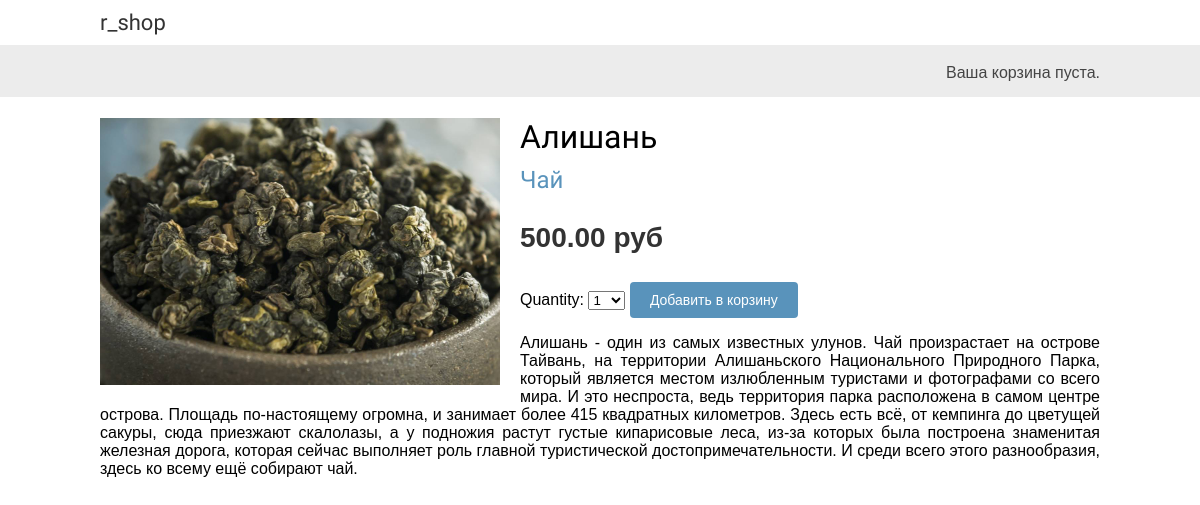
/1/alishan/, run on the app's committed database.
### shop/models.py (models this page shows, shortened)
class Product(models.Model):
    category = models.ForeignKey(Category, related_name='products', on_delete=models.CASCADE, verbose_name='Категория')
    name = models.CharField(max_length=200, verbose_name='Наименование')
    slug = models.SlugField(max_length=200)
    image = models.ImageField(upload_to='products/%Y/%m/%d', blank=True, verbose_name='Изображение')
    description = models.TextField(blank=True)
    price = models.DecimalField(max_digits=10, decimal_places=2, verbose_name='Цена')
    available = models.BooleanField(default=True, verbose_name='Наличие')
    created = models.DateTimeField(auto_now_add=True, verbose_name='Создан')
    updated = models.DateTimeField(auto_now=True, verbose_name='Обновлен')
    class Meta:
        ordering = [
            'name'
        ]
        indexes = [
            models.Index(fields=['id', 'slug']),
            models.Index(fields=['name']),
            models.Index(fields=['-created']),
        ]
        verbose_name = 'Продукт'
        verbose_name_plural = 'Продукты'

class Category(models.Model):
    name = models.CharField(max_length=200, verbose_name='Имя категории')
    slug = models.SlugField(max_length=200, unique=True)
    class Meta:
        ordering = [
            'name'
        ]
        indexes = [
            models.Index(fields=['name']),
        ]
        verbose_name = 'Категория'
        verbose_name_plural = 'Категории'
    def __str__(self):
        return self.name
    def get_absolute_url(self):
        return reverse('shop:product_list_by_category', args=[self.slug])

### shop/views.py (the view)
# urls.py: path('<int:id>/<slug:slug>/', views.product_detail, name='product_detail'),
def product_detail(request, id, slug):
    product = get_object_or_404(Product, id=id, slug=slug, available=True)
    cart_product_form = CartAddProductForm()
    r = Recommender()
    recommended_products = r.suggest_products_for([product], 4)
    return render(
        request,
        'shop/product/detail.html',
        {'product': product, 'cart_product_form': cart_product_form,
            'recommended_products': recommended_products},
    )

### cart/forms.py
class CartAddProductForm(forms.Form):
    quantity = forms.TypedChoiceField(choices=PRODUCT_QUANTITY_CHOICES, coerce=int)
    override = forms.BooleanField(required=False, initial=False, widget=forms.HiddenInput)

### cart/cart.py (called while the page is built)
    def __len__(self):
        return sum(item['quantity'] for item in self.cart.values())

### cart/context_processors.py (called while the page is built)
def cart(request):
    return {'cart': Cart(request)}

### shop/recommender.py (called while the page is built, shortened)
    def get_product_key(self, id):
        return f'product:{id}:purchased_with'

    def suggest_products_for(self, products, max_results=6):
        product_ids = [p.id for p in products]
        if len(products) == 1:
            suggestions = r.zrange(
                self.get_product_key(product_ids[0]), 0, -1, desc=True)[:max_results]
        suggested_products_ids = [int(id) for id in suggestions]
        suggested_products = list(
            Product.objects.filter(id__in=suggested_products_ids))
        suggested_products.sort(
            key=lambda x: suggested_products_ids.index(x.id))
        return suggested_products

### shop/templates/shop/product/detail.html (shortened to what this page needs)
{% extends 'shop/base.html' %}
{% load static %}
{% block content %}
    <div class="product-detail">
        <img src="{% if product.image %}{{ product.image.url}}{% else %}{% static 'img/no_img.png' %}{% endif %}">
        <h1>{{ product.name }}</h1>
        <h2>
            <a href="{{ product.category.get_absolute_url }}">
                {{ product.category }}
            </a>
        </h2>
        <p class="price">{{ product.price}} руб</p>
        <form action="{% url 'cart:cart_add' product.id %}" method="post">
            {{ cart_product_form }}
            <input type="submit" value="Добавить в корзину">
        </form>
        {{ product.description|linebreaks }}
    </div>
{% endblock  %}

### shop/static/css/base.css (style rules this page uses)
body { margin:0; padding:0; font-family:helvetica, sans-serif; }
h1, h2, h3, h4, h5 , h6 { font-family: 'Ubuntu', sans-serif; font-weight:normal; }
a { text-decoration:none; color:#5993bb; }
a.button, input[type="submit"] { color:#fff; background:#5993bb; border-radius:4px; padding:10px 20px; font-size:14px; border:0; }
.product-detail { text-align:justify; }
.product-detail .price { color:#333; font-size:28px; font-weight:bold; }
.product-detail img { width:40%; float:left; padding:0 20px 20px 0; }
.product-detail h1 { margin-bottom:0; }
.product-detail h2 { margin-top:10px; }

### data on the page
Product: image (picture), name "Алишань", category "Чай", price "500.00", description "Алишань - один из самых известных улунов. Чай произрастает на острове Тайвань, на территории Алишаньского Национального Природного Парка, который является местом излюбленным туристами и фотографами со всего мира. И это неспроста, ведь территория парка расположена в самом центре острова. Площадь по-настоящему огромна, и занимает более 415 квадратных километров. Здесь есть всё, от кемпинга до цветущей сакуры, сюда приезжают скалолазы, а у подножия растут густые кипарисовые леса, из-за которых была построена знаменитая железная дорога, которая сейчас выполняет роль главной туристической достопримечательности. И среди всего этого разнообразия, здесь ко всему ещё собирают чай."
